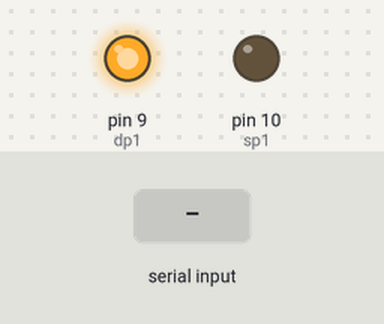
The sketch below on a simulated Arduino Uno, built with avr-gcc and run on an emulated ATmega328P. Parts: output pins drawn as LEDs (lit = HIGH). The test bench sets the inputs (shaded band). What the sketch prints to the serial monitor is not drawn.

Above: at 1.2 s.
1.3 s: "90,45\n" received over Serial
At 3.7 s:
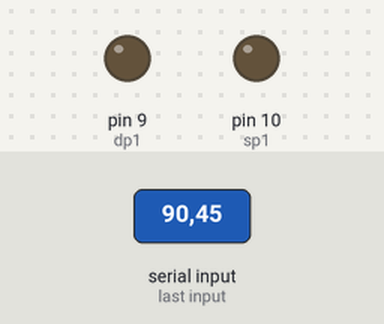
4.0 s: "30,150\n" received over Serial
At 5.05 s:
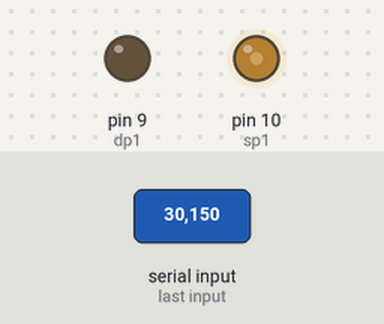
6.5 s: "5\n" received over Serial
At 9.1 s:
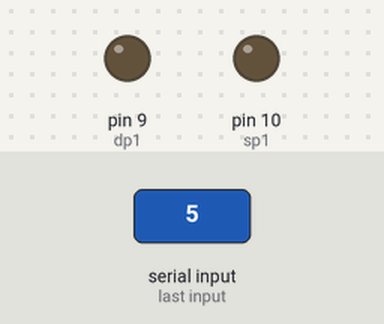
Timing chart, 0 to 10.6 s (numbered marks = the images above; inputs shaded):
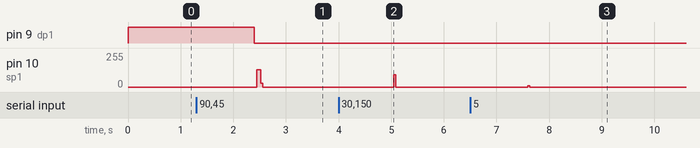

Measured:
- after the input at 1.3 s, pin 9 (dp1): HIGH → LOW after 1.1 s; pin 10 (sp1): 0/255 → 129/255 after 1.1 s, → 0/255 0.08 s later
- after the input at 4.0 s, pin 10 (sp1): 0/255 → 91/255 after 1.0 s, → 0/255 0.04 s later
- after the input at 6.5 s, pin 10 (sp1): 0/255 → 10/255 after 1.1 s, → 0/255 0.04 s later

The sketch:

serial_to_step.ino
```cpp
/*     Simple Stepper Motor Control Exaple Code
 *
 *  by Dejan Nedelkovski, www.HowToMechatronics.com
 *
 */
// defines pins numbers
const int sp1 = 10;
const int dp1 = 9;

int m1 = 0;
int d1 = 0;

String command;

void setup() {
  // Sets the two pins as Outputs
  Serial.begin(9600);
  Serial.println("initializing");

  pinMode(sp1,OUTPUT);
  pinMode(dp1,OUTPUT);

  digitalWrite(dp1, HIGH);
}
void loop() {

  // wait until command sent
  Serial.print("waiting for command");
  while (!Serial.available()) {
    delay(100);
    Serial.print(".");
  }
  command = Serial.readStringUntil('\r').c_str();
  Serial.println("\nCommand received: " + command);

  // interpret command
  int steps = command.toInt();

  // assume it is a number and we move n steps
  if (steps > 0) {
    digitalWrite(dp1, LOW);
  }
  else {
    digitalWrite(dp1, HIGH);
  }

  for (int i = 0; i < abs(steps); ++i) {
    digitalWrite(sp1, HIGH);
    delayMicroseconds(500);
    digitalWrite(sp1,LOW);
    delayMicroseconds(500);
    int k = 0;
    k += 1;
    for (int j = 0; j < 10; ++j){}
  }

  delay(10);

}
```
